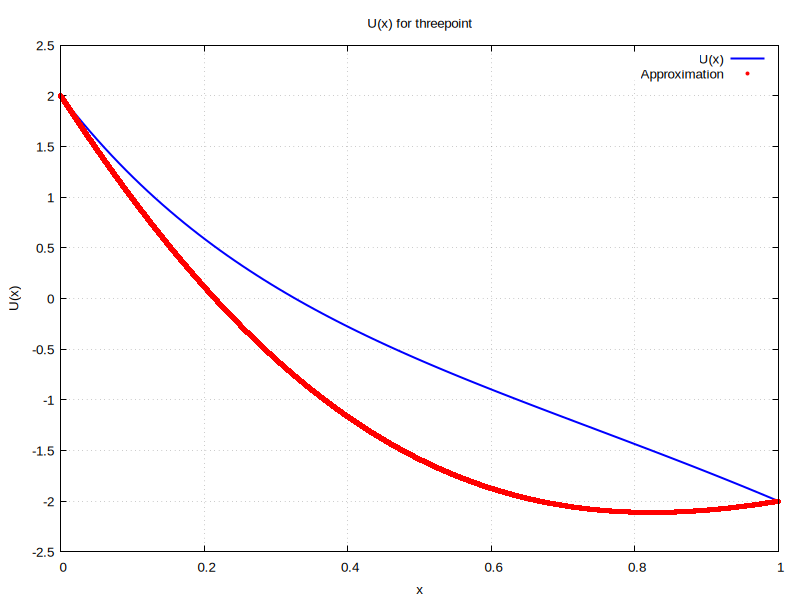

Source code (gnuplot):
# Set terminal and output
set terminal pngcairo size 800,600 enhanced font 'Arial,10'
set output 'threepoint.png'

# Define constants
sqrt5 = sqrt(5)
coth_sqrt5 = cosh(sqrt5)/sinh(sqrt5)

# Define the function U(x)
U(x) = -((9 \
 - 95*exp((-1 - sqrt5)*(-1 + x)) \
 + 55*exp((-1 + sqrt5)*x) \
 + 95*exp(1 + sqrt5 + (-1 + sqrt5)*x) \
 - 55*exp(2*sqrt5 - (1 + sqrt5)*x) \
 + 2*x*(6 + x*(3 + 2*x)) \
 - exp(2*sqrt5)*(9 + 2*x*(6 + x*(3 + 2*x))) \
)*(-1 + coth_sqrt5))/64

# Set up the plot
set title "U(x) for threepoint"
set xlabel "x"
set ylabel "U(x)"
set grid

# Plot function and data (space-separated file)
plot [0:1] U(x) title "U(x)" lw 2 lc rgb "blue", \
     'threepoint.csv' using 1:2 with points pt 7 ps 0.5 lc rgb "red" title "Approximation"

# Reset output
unset output
set terminal pop
